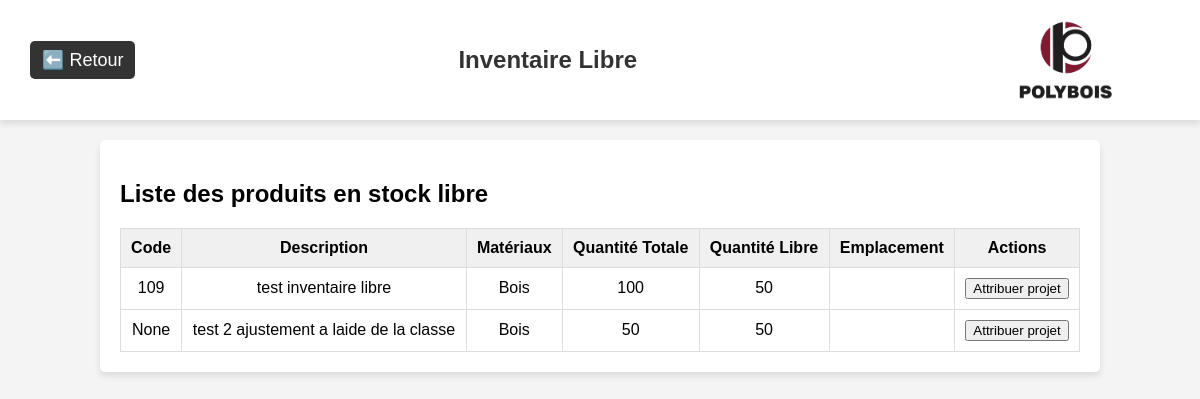
Page /inventaire/libre on the earlier database version.
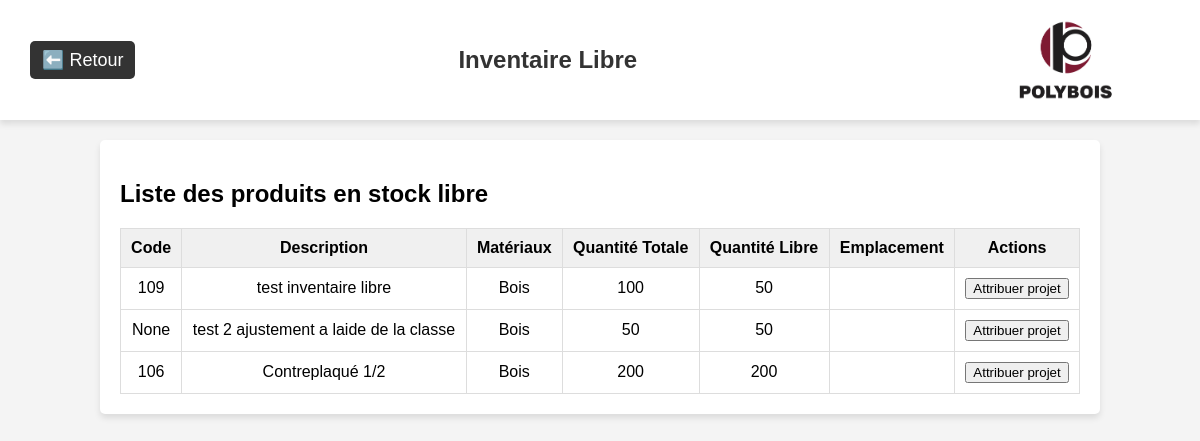
Same page on the later database version.
### app/models/produit.py (models this page shows, shortened)
class Produit(db.Model):
    __tablename__ = 'produit'
    id = db.Column(db.Integer, primary_key=True)
    code = db.Column(db.String(50), unique=True, nullable=True)
    description = db.Column(db.String(255))
    materiaux = db.Column(db.String(100))
    categorie = db.Column(db.String(100))
    quantite = db.Column(db.Integer, default=0)
    projets_associes = db.relationship("ProduitProjet", back_populates="produit", cascade="all, delete-orphan")
    lignes_achat = db.relationship("LigneAchat", back_populates="produit", cascade="all, delete-orphan")
    stocks = db.relationship("Stock", back_populates="produit", cascade="all, delete-orphan")
    lignes_commande = db.relationship("LigneCommandeProduction", back_populates="produit", cascade="all, delete-orphan")

### app/routes/inventaire_routes.py (the view)
@inventaire_bp.route("/libre")
def inventaire_libre():
    produits = Produit.query.all()
    produits_libres = []
    for produit in produits:
        total_attribue = sum(assoc.quantite for assoc in produit.projets_associes)
        free = produit.quantite - total_attribue
        if free > 0:
            produit.free = free
            produits_libres.append(produit)
    return render_template("inventaire_libre.html", produits=produits_libres)

### app/templates/inventaire_libre.html (shortened to what this page needs)
<!DOCTYPE html>
<html lang="fr">
  <head>
  </head>
  <body>
    <header>
      <a class="return-link" href="/inventaire">⬅️ Retour</a>
      <h1 class="module-title">Inventaire Libre</h1>
      <img class="logo-polybois" src="{{ url_for('static', filename='images/logo.png') }}" alt="Logo Polybois">
    </header>
    <div class="container">
      <h2>Liste des produits en stock libre</h2>
      <table id="produits">
        <thead>
          <tr>
            <th>Code</th>
            <th>Description</th>
            <th>Matériaux</th>
            <th>Quantité Totale</th>
            <th>Quantité Libre</th>
            <th>Emplacement</th>
            <th>Actions</th>
          </tr>
        </thead>
        <tbody>
          {% if produits %}
            {% for produit in produits %}
              <tr>
                <td>{{ produit.code }}</td>
                <td>{{ produit.description }}</td>
                <td>{{ produit.materiaux }}</td>
                <td>{{ produit.quantite }}</td>
                <td>{{ produit.free }}</td>
                <td>{{ produit.emplacement }}</td>
                <td>
                  <button onclick="attribuer_projet('{{ produit.code }}')">Attribuer projet</button>
                </td>
              </tr>
            {% endfor %}
          {% else %}
            <tr>
              <td colspan="7">⚠️ Aucun produit libre trouvé.</td>
            </tr>
          {% endif %}
        </tbody>
      </table>
    </div>
  </body>
</html>

Differences in the rows shown:
added Produit: code "106", description "Contreplaqué 1/2", materiaux "Bois", quantite "200", free "200"
